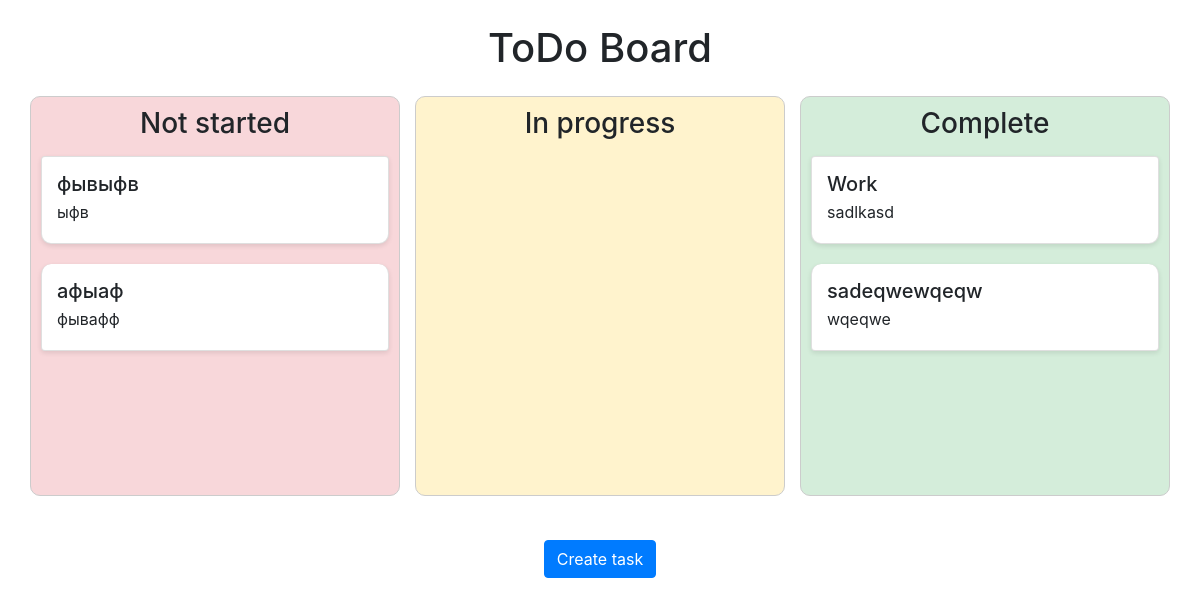
Before: / with the older database file.
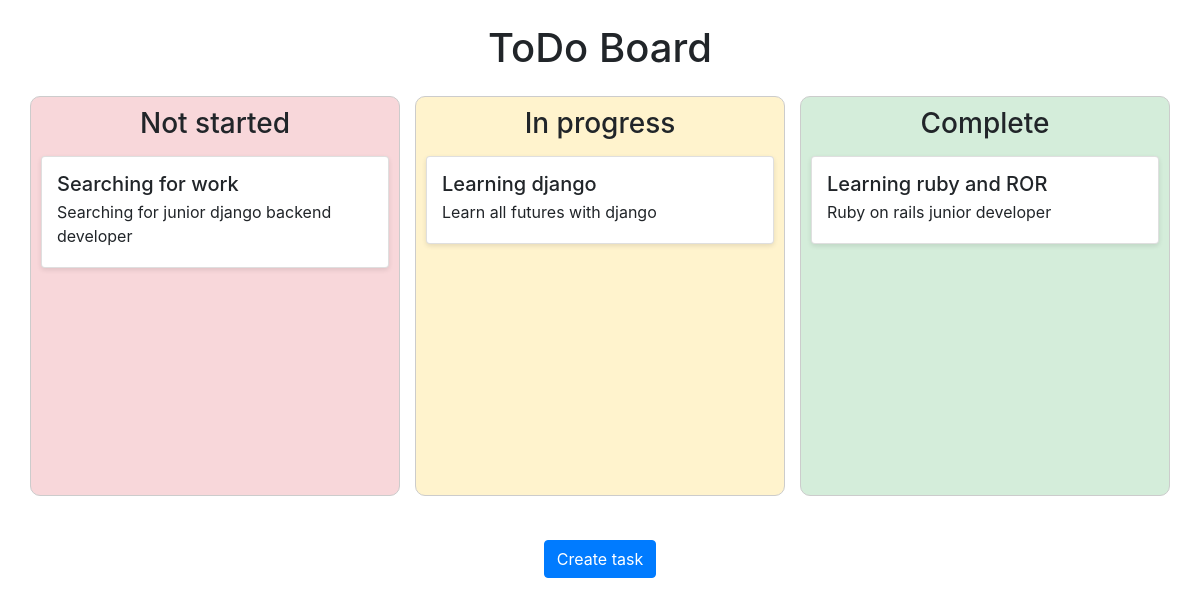
After: the same page with the newer database file.
### tasks/models.py (models this page shows, shortened)
class Task(models.Model):
    title = models.CharField(max_length=200)
    description = models.TextField()
    STATUS_CHOICES = [
        ('not_started', 'Not Started'),
        ('in_progress', 'In Progress'),
        ('completed', 'Completed'),
    ]
    status = models.CharField(max_length=20, choices=STATUS_CHOICES, default='not_started')

### tasks/views.py (the view)
# urls.py: path('', views.task_list, name='task_list'),
def task_list(request):
    tasks = Task.objects.all()
    return render(request, 'tasks/task_list.html', {'tasks': tasks})

### tasks/templates/tasks/task_list.html (shortened to what this page needs)
{% extends 'base.html' %}
{% load static %}
{% block content %}
<div class="container my-4">
    <h1 class="text-center mb-4">ToDo Board</h1>
    <div class="row">
        <div class="col-md-4" id="not-started" ondrop="drop(event)" ondragover="allowDrop(event)">
            <h3 class="column-title">Not started</h3>
            <div class="list-group">
                {% for task in tasks %}
                    {% if task.status == 'not_started' %}
                    <a href="{% url 'task_detail' task.id %}" class="list-group-item task-card" id="task-{{ task.id }}" draggable="true" ondragstart="drag(event)">
                        <h5 class="mb-1">{{ task.title }}</h5>
                        <p class="mb-1">{{ task.description|truncatechars:50 }}</p>
                    </a>
                    {% endif %}
                {% endfor %}
            </div>
        </div>
        <div class="col-md-4" id="in-progress" ondrop="drop(event)" ondragover="allowDrop(event)">
            <h3 class="column-title">In progress</h3>
            <div class="list-group">
                {% for task in tasks %}
                    {% if task.status == 'in_progress' %}
                    <a href="{% url 'task_detail' task.id %}" class="list-group-item task-card" id="task-{{ task.id }}" draggable="true" ondragstart="drag(event)">
                        <h5 class="mb-1">{{ task.title }}</h5>
                        <p class="mb-1">{{ task.description|truncatechars:50 }}</p>
                    </a>
                    {% endif %}
                {% endfor %}
            </div>
        </div>
        <div class="col-md-4" id="completed" ondrop="drop(event)" ondragover="allowDrop(event)">
            <h3 class="column-title">Complete</h3>
            <div class="list-group">
                {% for task in tasks %}
                    {% if task.status == 'completed' %}
                    <a href="{% url 'task_detail' task.id %}" class="list-group-item task-card" id="task-{{ task.id }}" draggable="true" ondragstart="drag(event)">
                        <h5 class="mb-1">{{ task.title }}</h5>
                        <p class="mb-1">{{ task.description|truncatechars:50 }}</p>
                    </a>
                    {% endif %}
                {% endfor %}
            </div>
        </div>
    </div>
    <div class="text-center my-4">
        <a href="{% url 'task_create' %}" class="btn btn-primary">Create task</a>
    </div>
</div>
<link rel="stylesheet" href="{% static 'css/styles.css' %}">
{% endblock %}

### tasks/templates/base.html (shortened to what this page needs)
<!DOCTYPE html>
<html lang="ru">
<head>
    <link href="https://stackpath.bootstrapcdn.com/bootstrap/4.5.2/css/bootstrap.min.css" rel="stylesheet">
</head>
<body>
    {% block content %}{% endblock %}
</body>
</html>

### tasks/static/css/styles.css (style rules this page uses)
#not-started, #in-progress, #completed { border: 1px solid #ccc; padding: 10px; border-radius: 10px; min-height: 400px; overflow-y: auto; margin-bottom: 20px; }
#not-started { background-color: #f8d7da; }
#in-progress { background-color: #fff3cd; }
#completed { background-color: #d4edda; }
.task-card { background-color: white; border-radius: 10px; margin-bottom: 20px; padding: 15px; box-shadow: 0 2px 5px rgba(0, 0, 0, 0.1); transition: transform 0.2s; text-decoration: none; color: inherit; }
.column-title { text-align: center; }
.row { display: flex; }
.col-md-4 { flex: 1; margin-right: 15px; }
.col-md-4:last-child { margin-right: 0; }

### tasks/templates/base.html (style rules this page uses)
.column-title { margin-bottom: 15px; }
.task-card { transition: transform 0.2s; }

Changed rows visible on the page:
removed Task: title "фывыфв", description "ыфв", shown under "Not started"
removed Task: title "афыаф", description "фывафф", shown under "Not started"
removed Task: title "Work", description "sadlkasd", shown under "Complete"
added Task: title "Searching for work", description "Searching for junior django backend developer", shown under "Not started"
added Task: title "Learning django", description "Learn all futures with django", shown under "In progress"
changed Task: title "sadeqwewqeqw" → "Learning ruby and ROR"; description "wqeqwe" → "Ruby on rails junior developer"
